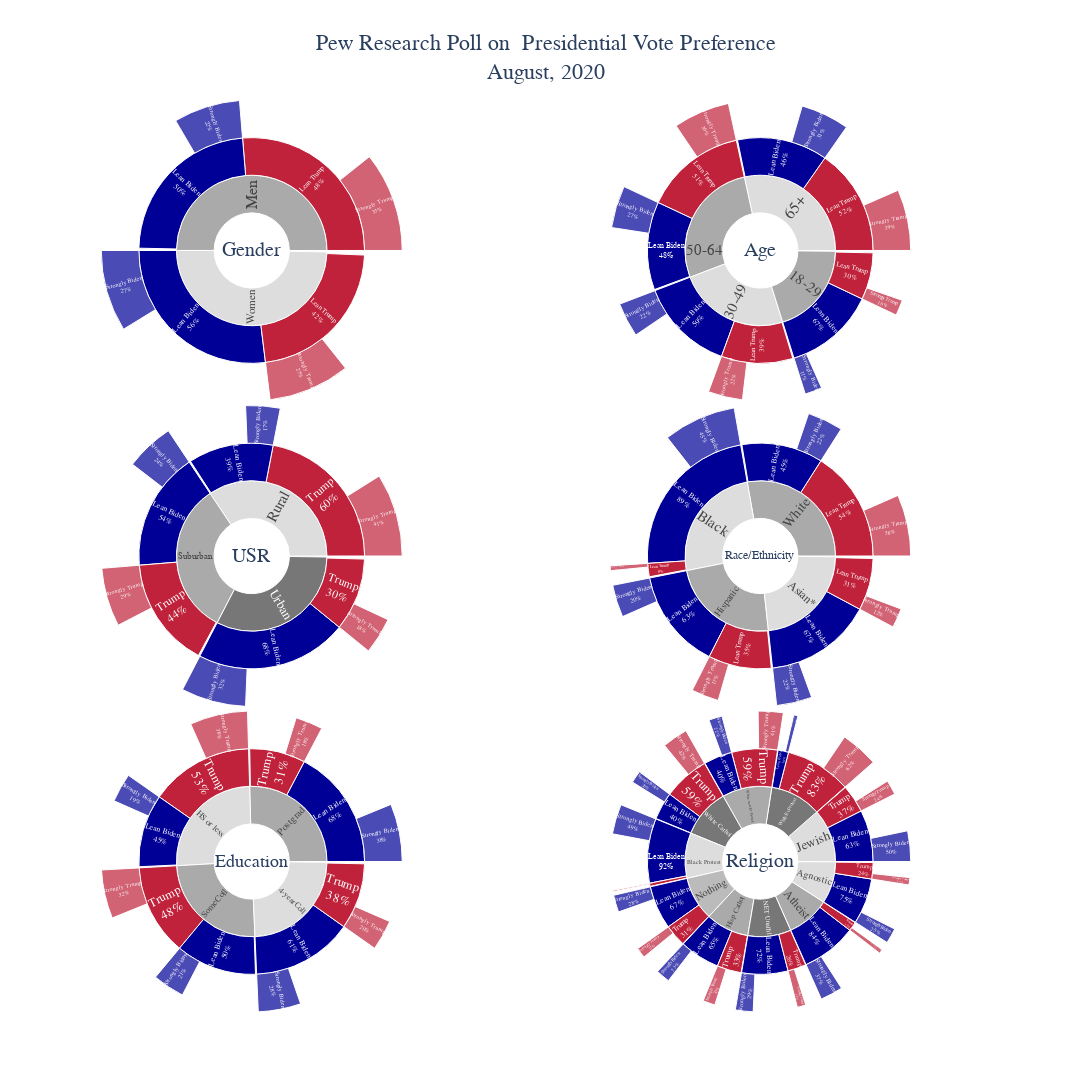

Notebook source saved alongside this figure:
### Code cell
iplot(fig)

### Figure 1 — Plotly figure (JSON) as saved in the notebook; plotly's stock layout.template omitted (floating-point values rounded to 4 significant figures)
{"data": [{"domain": {"x": [0, 0.4975], "y": [0.67, 1]}, "hoverinfo": "text", "ids": ["1", "2", "3", "4", "5", "6", "7", "8", "9", "10", "11"], "insidetextorientation": "radial", "labels": ["Gender", "Men", "Women", "Lean Trump", "Lean Biden", "Lean Trump", "Lean Biden", "Strongly Trump", "Strongly Biden", "Strongly Trump", "Strongly Biden"], "marker": {"colors": ["#ffffff", "#aaaaaa", "#dddddd", "#C0223B", "#000096", "#C0223B", "#000096", "#C0223B", "#000096", "#C0223B", "#000096"]}, "outsidetextfont": {"size": 20}, "parents": ["", "1", "1", "2", "2", "3", "3", "4", "5", "6", "7"], "text": ["Gender", "Men", "Women", "Lean Trump<br>48%", "Lean Biden<br>50%", "Lean Trump<br>42%", "Lean Biden<br>56%", "Strongly Trump<br>33%", "Strongly Biden<br>22%", "Strongly Trump<br>27%", "Strongly Biden<br>27%"], "textinfo": "text", "type": "sunburst", "values": [1, 1, 1, 48, 50, 42, 56, 33, 22, 27, 27]}, {"domain": {"x": [0.5025, 1], "y": [0.67, 1]}, "hoverinfo": "text", "ids": ["1", "2", "3", "4", "5", "6", "7", "8", "9", "10", "11", "12", "13", "14", "15", "16", "17", "18", "19", "20", "21"], "insidetextorientation": "radial", "labels": ["Age", "18-29", "30-49", "50-64", "65+", "Lean Trump", "Lean Biden", "Lean Trump", "Lean Biden", "Lean Trump", "Lean Biden", "Lean Trump", "Lean Biden", "Strongly Trump", "Strongly Biden", "Strongly Trump", "Strongly Biden", "Strongly Trump", "Strongly Biden", "Strongly Trump", "Strongly Biden"], "marker": {"colors": ["#ffffff", "#aaaaaa", "#dddddd", "#aaaaaa", "#dddddd", "#C0223B", "#000096", "#C0223B", "#000096", "#C0223B", "#000096", "#C0223B", "#000096", "#C0223B", "#000096", "#C0223B", "#000096", "#C0223B", "#000096", "#C0223B", "#000096"]}, "outsidetextfont": {"size": 20}, "parents": ["", "1", "1", "1", "1", "2", "2", "3", "3", "4", "4", "5", "5", "6", "7", "8", "9", "10", "11", "12", "13"], "text": ["Age", "18-29", "30-49", "50-64", "65+", "Lean Trump<br>30%", "Lean Biden<br>67%", "Lean Trump<br>39%", "Lean Biden<br>59%", "Lean Trump<br>51%", "Lean Biden<br>48%", "Lean Trump<br>52%", "Lean Biden<br>46%", "Strongly Trump<br>10%", "Strongly Biden<br>11%", "Strongly Trump<br>22%", "Strongly Biden<br>22%", "Strongly Trump<br>36%", "Strongly Biden<br>27%", "Strongly Trump<br>39%", "Strongly Biden<br>31%"], "textinfo": "text", "type": "sunburst", "values": [1, 1, 1, 1, 1, 30, 67, 39, 59, 51, 48, 52, 46, 10, 11, 22, 22, 36, 27, 39, 31]}, {"domain": {"x": [0, 0.4975], "y": [0.335, 0.665]}, "hoverinfo": "text", "ids": ["1", "2", "3", "4", "5", "6", "7", "8", "9", "10", "11", "12", "13", "14", "15", "16"], "insidetextorientation": "radial", "labels": ["USR", "Urban", "Suburban", "Rural", " Trump", "Lean Biden", " Trump", "Lean Biden", " Trump", "Lean Biden", "Strongly Trump", "Strongly Biden", "Strongly Trump", "Strongly Biden", "Strongly Trump", "Strongly Biden"], "marker": {"colors": ["#ffffff", "#777777", "#aaaaaa", "#dddddd", "#C0223B", "#000096", "#C0223B", "#000096", "#C0223B", "#000096", "#C0223B", "#000096", "#C0223B", "#000096", "#C0223B", "#000096"]}, "outsidetextfont": {"size": 20}, "parents": ["", "1", "1", "1", "2", "2", "3", "3", "4", "4", "5", "6", "7", "8", "9", "10"], "text": ["USR", "Urban", "Suburban", "Rural", " Trump<br>30%", "Lean Biden<br>68%", " Trump<br>44%", "Lean Biden<br>54%", " Trump<br>60%", "Lean Biden<br>39%", "Strongly Trump<br>18%", "Strongly Biden<br>32%", "Strongly Trump<br>29%", "Strongly Biden<br>24%", "Strongly Trump<br>41%", "Strongly Biden<br>17%"], "textinfo": "text", "type": "sunburst", "values": [1, 1, 1, 1, 30, 68, 44, 54, 60, 39, 18, 32, 29, 24, 41, 17]}, {"domain": {"x": [0.5025, 1], "y": [0.335, 0.665]}, "hoverinfo": "text", "ids": ["1", "2", "3", "4", "5", "6", "7", "8", "9", "10", "11", "12", "13", "14", "15", "16", "17", "18", "19", "20", "21"], "insidetextorientation": "radial", "labels": ["Race/Ethnicity", "White", "Black", "Hispanic", "Asian*", "Lean Trump", "Lean Biden", "Lean Trump", "Lean Biden", "Lean Trump", "Lean Biden", "Lean Trump", "Lean Biden", "Strongly Trump", "Strongly Biden", "Strongly Trump", "Strongly Biden", "Strongly Trump", "Strongly Biden", "Strongly Trump", "Strongly Biden"], "marker": {"colors": ["#ffffff", "#aaaaaa", "#dddddd", "#aaaaaa", "#dddddd", "#C0223B", "#000096", "#C0223B", "#000096", "#C0223B", "#000096", "#C0223B", "#000096", "#C0223B", "#000096", "#C0223B", "#000096", "#C0223B", "#000096", "#C0223B", "#000096"]}, "outsidetextfont": {"size": 20}, "parents": ["", "1", "1", "1", "1", "2", "2", "3", "3", "4", "4", "5", "5", "6", "7", "8", "9", "10", "11", "12", "13"], "text": ["Race/Ethnicity", "White", "Black", "Hispanic", "Asian*", "Lean Trump<br>54%", "Lean Biden<br>45%", "Lean Trump<br>8%", "Lean Biden<br>89%", "Lean Trump<br>35%", "Lean Biden<br>63%", "Lean Trump<br>31%", "Lean Biden<br>67%", "Strongly Trump<br>38%", "Strongly Biden<br>22%", "Strongly Trump<br>3%", "Strongly Biden<br>45%", "Strongly Trump<br>17%", "Strongly Biden<br>20%", "Strongly Trump<br>12%", "Strongly Biden<br>22%"], "textinfo": "text", "type": "sunburst", "values": [1, 1, 1, 1, 1, 54, 45, 8, 89, 35, 63, 31, 67, 38, 22, 3, 45, 17, 20, 12, 22]}, {"domain": {"x": [0, 0.4975], "y": [0, 0.33]}, "hoverinfo": "text", "ids": ["1", "2", "3", "4", "5", "6", "7", "8", "9", "10", "11", "12", "13", "14", "15", "16", "17", "18", "19", "20", "21"], "insidetextorientation": "radial", "labels": ["Education", "Postgrad", "4-yearColl", "SomeColl", "HS or less", "Trump", "Lean Biden", "Trump", "Lean Biden", "Trump", "Lean Biden", "Trump", "Lean Biden", "Strongly Trump", "Strongly Biden", "Strongly Trump", "Strongly Biden", "Strongly Trump", "Strongly Biden", "Strongly Trump", "Strongly Biden"], "marker": {"colors": ["#ffffff", "#aaaaaa", "#dddddd", "#aaaaaa", "#dddddd", "#C0223B", "#000096", "#C0223B", "#000096", "#C0223B", "#000096", "#C0223B", "#000096", "#C0223B", "#000096", "#C0223B", "#000096", "#C0223B", "#000096", "#C0223B", "#000096"]}, "outsidetextfont": {"size": 20}, "parents": ["", "1", "1", "1", "1", "2", "2", "3", "3", "4", "4", "5", "5", "6", "7", "8", "9", "10", "11", "12", "13"], "text": ["Education", "Postgrad", "4-yearColl", "SomeColl", "HS or less", "Trump<br>31%", "Lean Biden<br>68%", "Trump<br>38%", "Lean Biden<br>61%", "Trump<br>48%", "Lean Biden<br>50%", "Trump<br>53%", "Lean Biden<br>45%", "Strongly Trump<br>18%", "Strongly Biden<br>38%", "Strongly Trump<br>20%", "Strongly Biden<br>28%", "Strongly Trump<br>32%", "Strongly Biden<br>21%", "Strongly Trump<br>38%", "Strongly Biden<br>19%"], "textinfo": "text", "type": "sunburst", "values": [1, 1, 1, 1, 1, 31, 68, 38, 61, 48, 50, 53, 45, 18, 38, 20, 28, 32, 21, 38, 19]}, {"domain": {"x": [0.5025, 1], "y": [0, 0.33]}, "hoverinfo": "text", "ids": ["1", "2", "3", "4", "5", "6", "7", "8", "9", "10", "11", "12", "13", "14", "15", "16", "17", "18", "19", "20", "21", "22", "23", "24", "25", "26", "27", "28", "29", "30", "31", "32", "33", "34", "35", "36", "37", "38", "39", "40", "41", "42", "43", "44", "45", "46", "47", "48", "49", "50", "51"], "insidetextorientation": "radial", "labels": ["Religion", "White Ev Protest", "White non-Ev Protest", "Black Protest", "White Cathol", "Hisp Cathol", "Jewish", "NET Unaffil", "Atheist", "Agnostic", "Nothing", "Trump", "Lean Biden", "Trump", "Lean Biden", "Trump", "Lean Biden", "Trump", "Lean Biden", "Trump", "Lean Biden", "Trump", "Lean Biden", "Trump", "Lean Biden", "Trump", "Lean Biden", "Trump", "Lean Biden", "Trump", "Lean Biden", "Strongly Trump", "Strongly Biden", "Strongly Trump", "Strongly Biden", "Strongly Trump", "Strongly Biden", "Strongly Trump", "Strongly Biden", "Strongly Trump", "Strongly Biden", "Strongly Trump", "Strongly Biden", "Strongly Trump", "Strongly Biden", "Strongly Trump", "Strongly Biden", "Strongly Trump", "Strongly Biden", "Strongly Trump", "Strongly Biden"], "marker": {"colors": ["#ffffff", "#777777", "#aaaaaa", "#dddddd", "#777777", "#aaaaaa", "#dddddd", "#777777", "#aaaaaa", "#dddddd", "#bbbbbb", "#C0223B", "#000096", "#C0223B", "#000096", "#C0223B", "#000096", "#C0223B", "#000096", "#C0223B", "#000096", "#C0223B", "#000096", "#C0223B", "#000096", "#C0223B", "#000096", "#C0223B", "#000096", "#C0223B", "#000096", "#C0223B", "#000096", "#C0223B", "#000096", "#C0223B", "#000096", "#C0223B", "#000096", "#C0223B", "#000096", "#C0223B", "#000096", "#C0223B", "#000096", "#C0223B", "#000096", "#C0223B", "#000096", "#C0223B", "#000096"]}, "outsidetextfont": {"size": 20}, "parents": ["", "1", "1", "1", "1", "1", "1", "1", "1", "1", "1", "2", "2", "3", "3", "4", "4", "5", "5", "6", "6", "7", "7", "8", "8", "9", "9", "10", "10", "11", "11", "12", "13", "14", "15", "16", "17", "18", "19", "20", "21", "22", "23", "24", "25", "26", "27", "28", "29", "30", "31"], "text": ["Religion", "White Ev Protest", "White non-Ev Protest", "Black Protest", "White Cathol", "Hisp Cathol", "Jewish", "NET Unaffil", "Atheist", "Agnostic", "Nothing", "Trump<br>83%", "Lean Biden<br>16%", "Trump<br>59%", "Lean Biden<br>40%", "Trump<br>5%", "Lean Biden<br>92%", "Trump<br>59%", "Lean Biden<br>40%", "Trump<br>33%", "Lean Biden<br>65%", "Trump<br>37%", "Lean Biden<br>63%", "Trump<br>26%", "Lean Biden<br>72%", "Trump<br>13%", "Lean Biden<br>84%", "Trump<br>24%", "Lean Biden<br>75%", "Trump<br>31%", "Lean Biden<br>67%", "Strongly Trump<br>62%", "Strongly Biden<br>7%", "Strongly Trump<br>41%", "Strongly Biden<br>22%", "Strongly Trump<br>2%", "Strongly Biden<br>49%", "Strongly Trump<br>42%", "Strongly Biden<br>20%", "Strongly Trump<br>20%", "Strongly Biden<br>23%", "Strongly Trump<br>24%", "Strongly Biden<br>50%", "Strongly Trump<br>14%", "Strongly Biden<br>29%", "Strongly Trump<br>7%", "Strongly Biden<br>37%", "Strongly Trump<br>12%", "Strongly Biden<br>25%", "Strongly Trump<br>17%", "Strongly Biden<br>28%"], "textinfo": "text", "type": "sunburst", "values": [1, 1, 1, 1, 1, 1, 1, 1, 1, 1, 1, 83, 16, 59, 40, 5, 92, 59, 40, 33, 65, 37, 63, 26, 72, 13, 84, 24, 75, 31, 67, 62, 7, 41, 22, 2, 49, 42, 20, 20, 23, 24, 50, 14, 29, 7, 37, 12, 25, 17, 28]}], "layout": {"font": {"family": "Balto", "size": 16}, "height": 1600, "margin": {"l": 0}, "title": {"text": "Pew Research Poll on  Presidential Vote Preference<br>August, 2020", "x": 0.5}, "width": 1100}}
